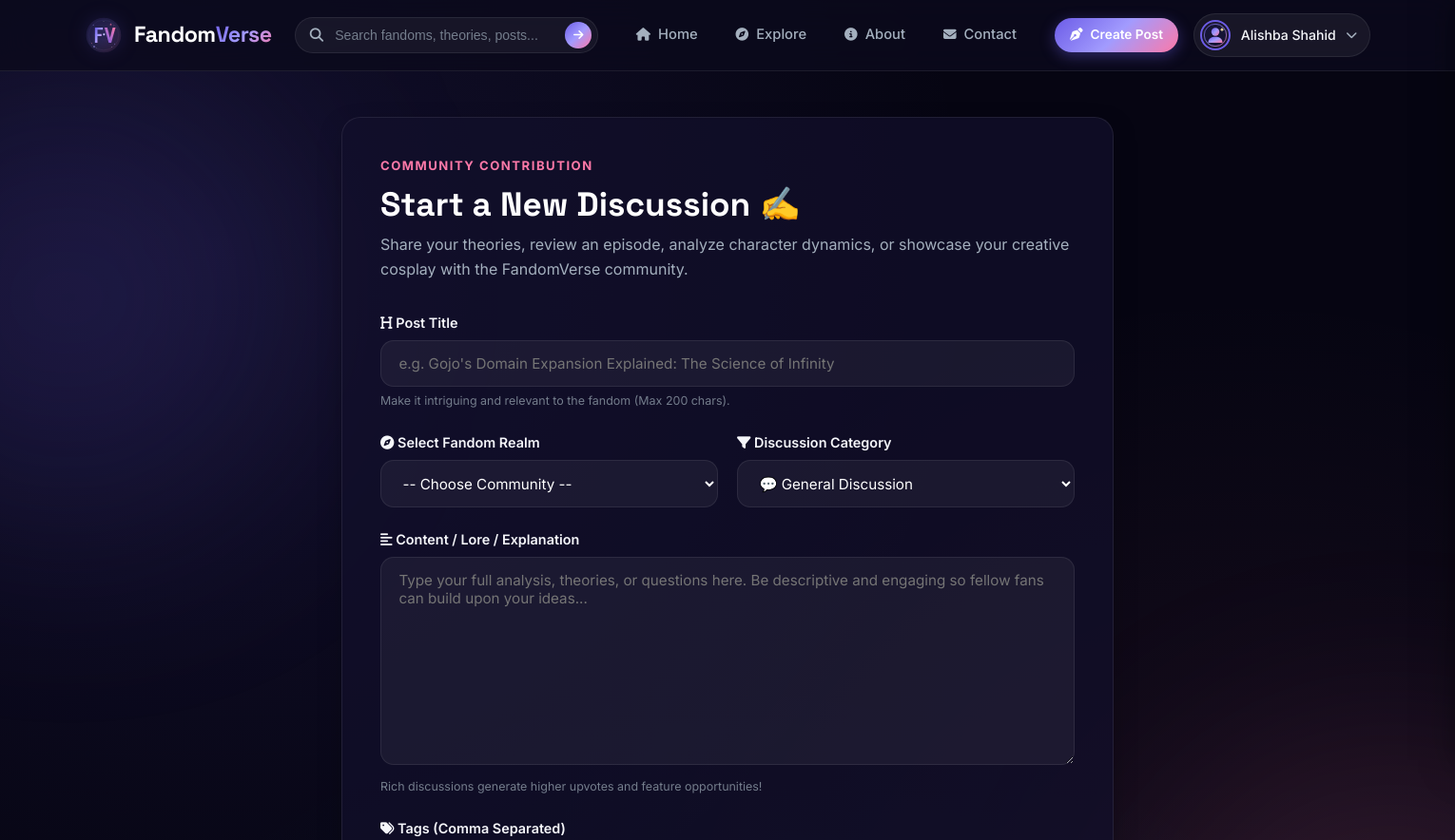
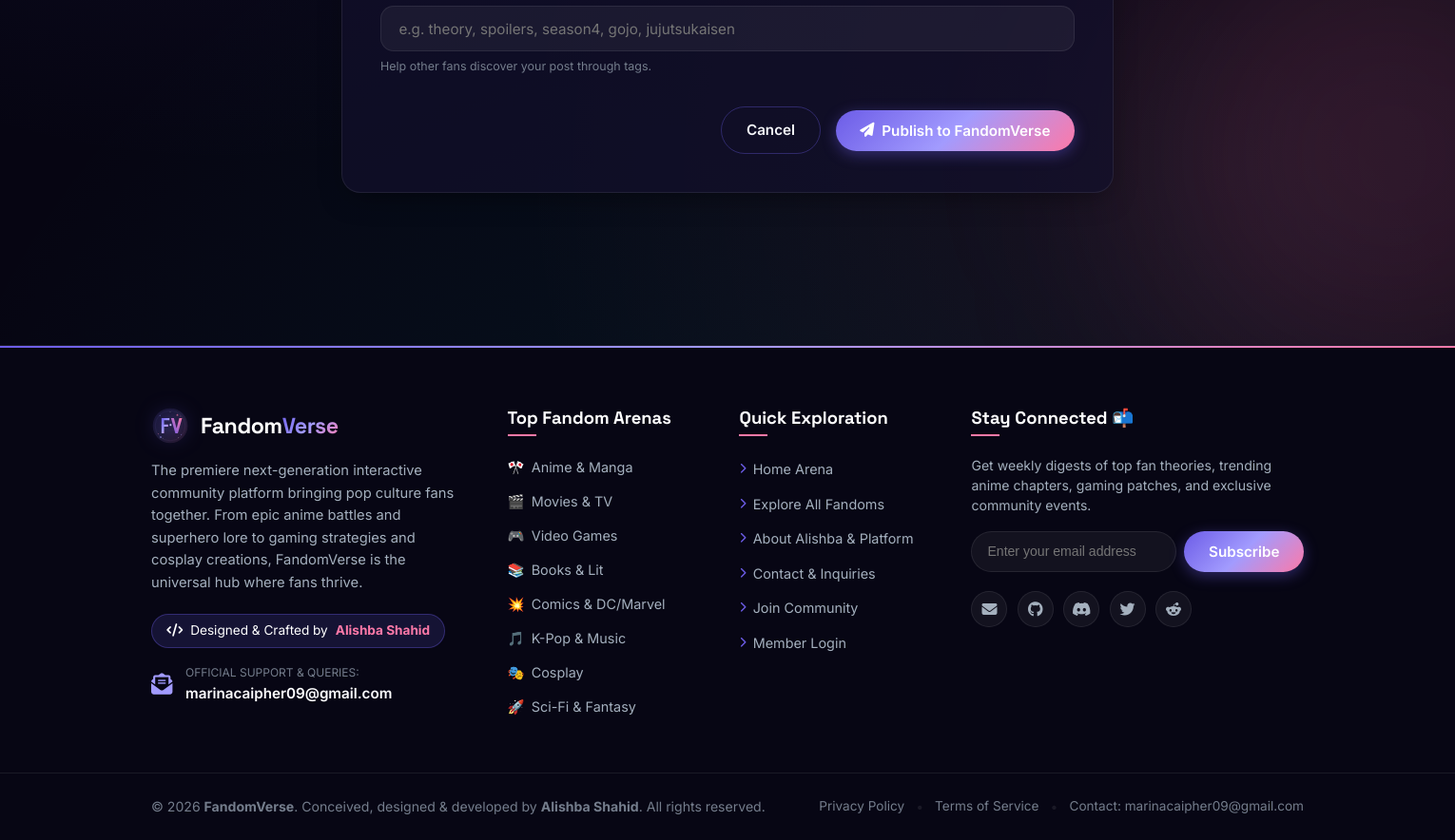
/post/new (signed in), run on the app's committed database (2 pictures, top to bottom).
### app.py (models this page shows, shortened)
class User(UserMixin, db.Model):
    id = db.Column(db.Integer, primary_key=True)
    username = db.Column(db.String(80), unique=True, nullable=False, index=True)
    email = db.Column(db.String(120), unique=True, nullable=False, index=True)
    password_hash = db.Column(db.String(256), nullable=False)
    display_name = db.Column(db.String(100))
    bio = db.Column(db.Text, default='')
    avatar_url = db.Column(db.String(300), default='/static/images/default-avatar.svg')
    role = db.Column(db.String(20), default='member')  # member, moderator, admin
    is_active = db.Column(db.Boolean, default=True)
    created_at = db.Column(db.DateTime, default=datetime.utcnow)
    last_seen = db.Column(db.DateTime, default=datetime.utcnow)
    posts = db.relationship('Post', backref='author', lazy='dynamic', cascade='all, delete-orphan')
    comments = db.relationship('Comment', backref='author', lazy='dynamic', cascade='all, delete-orphan')
    likes = db.relationship('Like', backref='user', lazy='dynamic', cascade='all, delete-orphan')
    joined_fandoms = db.relationship('Fandom', secondary=user_fandoms, backref=db.backref('members', lazy='dynamic'))

class Fandom(db.Model):
    id = db.Column(db.Integer, primary_key=True)
    name = db.Column(db.String(100), unique=True, nullable=False, index=True)
    slug = db.Column(db.String(120), unique=True, nullable=False, index=True)
    description = db.Column(db.Text, nullable=False)
    category = db.Column(db.String(50), nullable=False)  # anime, movies, games, tv, books, comics, music, kpop
    cover_image = db.Column(db.String(300), default='/static/images/default-fandom.svg')
    icon_emoji = db.Column(db.String(10), default='⭐')
    member_count = db.Column(db.Integer, default=0)
    is_featured = db.Column(db.Boolean, default=False)
    created_at = db.Column(db.DateTime, default=datetime.utcnow)
    posts = db.relationship('Post', backref='fandom', lazy='dynamic', cascade='all, delete-orphan')

### app.py (the view, shortened to what this page needs)
@app.route('/post/new', methods=['GET', 'POST'])
@login_required
def create_post():
    fandoms = Fandom.query.order_by(Fandom.name).all()
    return render_template('create_post.html', fandoms=fandoms)

### app.py (called while the page is built)
@login_manager.user_loader
def load_user(user_id):
    return db.session.get(User, int(user_id))

@app.context_processor
def inject_globals():
    categories = [
        {'name': 'Anime & Manga', 'slug': 'anime', 'icon': '🎌', 'color': '#e84393'},
        {'name': 'Movies & TV', 'slug': 'movies', 'icon': '🎬', 'color': '#6c5ce7'},
        {'name': 'Video Games', 'slug': 'games', 'icon': '🎮', 'color': '#00b894'},
        {'name': 'Books & Lit', 'slug': 'books', 'icon': '📚', 'color': '#fdcb6e'},
        {'name': 'Comics & DC/Marvel', 'slug': 'comics', 'icon': '💥', 'color': '#e17055'},
        {'name': 'K-Pop & Music', 'slug': 'kpop', 'icon': '🎵', 'color': '#a29bfe'},
        {'name': 'Cosplay', 'slug': 'cosplay', 'icon': '🎭', 'color': '#fd79a8'},
        {'name': 'Sci-Fi & Fantasy', 'slug': 'scifi', 'icon': '🚀', 'color': '#0984e3'},
    ]
    return dict(
        categories=categories,
        current_year=datetime.utcnow().year,
        site_name='FandomVerse'
    )

### templates/create_post.html (shortened to what this page needs)
{% extends "base.html" %}
{% block content %}
<section class="section-wrapper" style="padding-top: 3rem;">
    <div class="container" style="max-width: 860px;">
        <div style="background: var(--bg-card); border: 1px solid var(--border-glass); border-radius: var(--radius-lg); padding: 2.5rem; box-shadow: var(--shadow-card);">
            <div style="margin-bottom: 2rem;">
                <span class="section-tag">Community Contribution</span>
                <h1 style="font-size: 2.2rem; color: #fff; margin-bottom: 0.5rem;">Start a New Discussion ✍️</h1>
                <p style="color: var(--text-muted); font-size: 1rem;">
                    Share your theories, review an episode, analyze character dynamics, or showcase your creative cosplay with the FandomVerse community.
                </p>
            </div>
            <form action="{{ url_for('create_post') }}" method="POST" id="createPostForm">
                <div class="form-group">
                    <label for="postTitle"><i class="fas fa-heading"></i> Post Title</label>
                    <input type="text" id="postTitle" name="title" placeholder="e.g. Gojo's Domain Expansion Explained: The Science of Infinity" required maxlength="200" value="{{ request.form.get('title', '') }}">
                    <span class="form-hint">Make it intriguing and relevant to the fandom (Max 200 chars).</span>
                </div>
                <div style="display: grid; grid-template-columns: 1fr 1fr; gap: 1.25rem;">
                    <div class="form-group">
                        <label for="fandomSelect"><i class="fas fa-compass"></i> Select Fandom Realm</label>
                        <select id="fandomSelect" name="fandom_id" required>
                            <option value="">-- Choose Community --</option>
                        </select>
                    </div>
                    <div class="form-group">
                        <label for="postTypeSelect"><i class="fas fa-filter"></i> Discussion Category</label>
                        <select id="postTypeSelect" name="post_type" required>
                            <option value="discussion">💬 General Discussion</option>
                        </select>
                    </div>
                </div>
                <div class="form-group">
                    <label for="postContent"><i class="fas fa-align-left"></i> Content / Lore / Explanation</label>
                    <textarea id="postContent" name="content" rows="10" placeholder="Type your full analysis, theories, or questions here. Be descriptive and engaging so fellow fans can build upon your ideas..." required>{{ request.form.get('content', '') }}</textarea>
                    <span class="form-hint">Rich discussions generate higher upvotes and feature opportunities!</span>
                </div>
                <div class="form-group">
                    <label for="postTags"><i class="fas fa-tags"></i> Tags (Comma Separated)</label>
                    <input type="text" id="postTags" name="tags" placeholder="e.g. theory, spoilers, season4, gojo, jujutsukaisen" value="{{ request.form.get('tags', '') }}">
                    <span class="form-hint">Help other fans discover your post through tags.</span>
                </div>
                <div style="display: flex; gap: 1rem; align-items: center; justify-content: flex-end; margin-top: 2rem;">
                    <a href="{{ url_for('home') }}" class="btn btn-outline">Cancel</a>
                    <button type="submit" class="btn btn-gradient glow-btn">
                        <i class="fas fa-paper-plane"></i> Publish to FandomVerse
                    </button>
                </div>
            </form>
        </div>
    </div>
</section>
{% endblock %}

### templates/base.html (shortened to what this page needs)
<!DOCTYPE html>
<html lang="en">
<head>
    <link rel="stylesheet" href="https://cdnjs.cloudflare.com/ajax/libs/font-awesome/6.5.1/css/all.min.css" />
    <link rel="stylesheet" href="{{ url_for('static', filename='css/style.css') }}">
</head>
<body class="fandom-theme">
    <div class="bg-glow bg-glow-1"></div>
    <div class="bg-glow bg-glow-2"></div>
    <header class="site-header" id="mainHeader">
        <div class="header-container">
            <a href="{{ url_for('home') }}" class="brand-logo" aria-label="FandomVerse Home">
                <img src="{{ url_for('static', filename='images/logo.svg') }}" alt="FandomVerse Logo" class="brand-img">
                <span class="brand-text">Fandom<span class="gradient-text">Verse</span></span>
            </a>
            <div class="header-search">
                <form action="{{ url_for('search') }}" method="GET" class="search-form" id="searchForm">
                    <i class="fas fa-search search-icon"></i>
                    <input type="text" name="q" id="globalSearch" placeholder="Search fandoms, theories, posts..." autocomplete="off" value="{{ request.args.get('q', '') }}">
                    <button type="submit" class="search-submit" aria-label="Search"><i class="fas fa-arrow-right"></i></button>
                </form>
            </div>
            <nav class="main-nav">
                <ul class="nav-list">
                    <li class="nav-item">
                        <a href="{{ url_for('home') }}" class="nav-link {% if request.endpoint == 'home' %}active{% endif %}">
                            <i class="fas fa-home"></i> <span>Home</span>
                        </a>
                    </li>
                    <li class="nav-item">
                        <a href="{{ url_for('explore') }}" class="nav-link {% if request.endpoint == 'explore' %}active{% endif %}">
                            <i class="fas fa-compass"></i> <span>Explore</span>
                        </a>
                    </li>
                    <li class="nav-item">
                        <a href="{{ url_for('about') }}" class="nav-link {% if request.endpoint == 'about' %}active{% endif %}">
                            <i class="fas fa-info-circle"></i> <span>About</span>
                        </a>
                    </li>
                    <li class="nav-item">
                        <a href="{{ url_for('contact') }}" class="nav-link {% if request.endpoint == 'contact' %}active{% endif %}">
                            <i class="fas fa-envelope"></i> <span>Contact</span>
                        </a>
                    </li>
                </ul>
            </nav>
            <div class="header-actions">
                {% if current_user.is_authenticated %}
                    <a href="{{ url_for('create_post') }}" class="btn btn-sm btn-gradient create-post-btn">
                        <i class="fas fa-pen-nib"></i> <span>Create Post</span>
                    </a>
                    <div class="user-menu-wrapper" id="userMenuWrapper">
                        <button class="user-menu-btn" id="userMenuBtn" aria-expanded="false">
                            <img src="{{ current_user.avatar_url or url_for('static', filename='images/default-avatar.svg') }}" alt="{{ current_user.display_name or current_user.username }}" class="user-avatar-mini">
                            <span class="user-name-short">{{ current_user.display_name or current_user.username }}</span>
                            <i class="fas fa-chevron-down caret-icon"></i>
                        </button>
                    </div>
                {% else %}
                    <div class="guest-actions">
                        <a href="{{ url_for('login') }}" class="btn btn-outline btn-sm">Log In</a>
                        <a href="{{ url_for('signup') }}" class="btn btn-gradient btn-sm glow-btn">Join Free</a>
                    </div>
                {% endif %}
            </div>
        </div>
    </header>
    <main class="main-content" id="mainContent">
        {% block content %}{% endblock %}
    </main>
    <footer class="site-footer">
        <div class="footer-top-accent"></div>
        <div class="footer-container">
            <div class="footer-col footer-col-brand">
                <a href="{{ url_for('home') }}" class="footer-brand">
                    <img src="{{ url_for('static', filename='images/logo.svg') }}" alt="FandomVerse Logo" class="brand-img">
                    <span class="brand-text">Fandom<span class="gradient-text">Verse</span></span>
                </a>
                <p class="footer-description">
                    The premiere next-generation interactive community platform bringing pop culture fans together. From epic anime battles and superhero lore to gaming strategies and cosplay creations, FandomVerse is the universal hub where fans thrive.
                </p>
                <div class="creator-badge">
                    <i class="fas fa-code"></i> Designed &amp; Crafted by <span class="creator-name">Alishba Shahid</span>
                </div>
                <div class="footer-contact-item mt-3">
                    <i class="fas fa-envelope-open-text contact-icon"></i>
                    <div>
                        <span class="contact-label">Official Support &amp; Queries:</span>
                        <a href="mailto:marinacaipher09@gmail.com" class="contact-value">marinacaipher09@gmail.com</a>
                    </div>
                </div>
            </div>
            <div class="footer-col">
                <h4 class="footer-heading">Top Fandom Arenas</h4>
                <ul class="footer-links">
                    {% for cat in categories %}
                    <li>
                        <a href="{{ url_for('explore', category=cat.slug) }}">
                            <span>{{ cat.icon }}</span> {{ cat.name }}
                        </a>
                    </li>
                    {% endfor %}
                </ul>
            </div>
            <div class="footer-col">
                <h4 class="footer-heading">Quick Exploration</h4>
                <ul class="footer-links">
                    <li><a href="{{ url_for('home') }}"><i class="fas fa-chevron-right link-arrow"></i> Home Arena</a></li>
                    <li><a href="{{ url_for('explore') }}"><i class="fas fa-chevron-right link-arrow"></i> Explore All Fandoms</a></li>
                    <li><a href="{{ url_for('about') }}"><i class="fas fa-chevron-right link-arrow"></i> About Alishba &amp; Platform</a></li>
                    <li><a href="{{ url_for('contact') }}"><i class="fas fa-chevron-right link-arrow"></i> Contact &amp; Inquiries</a></li>
                    <li><a href="{{ url_for('signup') }}"><i class="fas fa-chevron-right link-arrow"></i> Join Community</a></li>
                    <li><a href="{{ url_for('login') }}"><i class="fas fa-chevron-right link-arrow"></i> Member Login</a></li>
                </ul>
            </div>
            <div class="footer-col footer-col-newsletter">
                <h4 class="footer-heading">Stay Connected 📬</h4>
                <p class="newsletter-sub">Get weekly digests of top fan theories, trending anime chapters, gaming patches, and exclusive community events.</p>
                <form action="{{ url_for('newsletter_subscribe') }}" method="POST" class="newsletter-form">
                    <div class="newsletter-input-group">
                        <input type="email" name="email" placeholder="Enter your email address" required autocomplete="email">
                        <button type="submit" class="btn btn-gradient">Subscribe</button>
                    </div>
                </form>
                <div class="footer-socials">
                    <a href="mailto:marinacaipher09@gmail.com" class="social-icon" title="Email Alishba Shahid" aria-label="Email"><i class="fas fa-envelope"></i></a>
                    <a href="https://github.com" target="_blank" rel="noopener noreferrer" class="social-icon" title="GitHub" aria-label="GitHub"><i class="fab fa-github"></i></a>
                    <a href="https://discord.com" target="_blank" rel="noopener noreferrer" class="social-icon" title="Discord Community" aria-label="Discord"><i class="fab fa-discord"></i></a>
                    <a href="https://twitter.com" target="_blank" rel="noopener noreferrer" class="social-icon" title="Twitter" aria-label="Twitter"><i class="fab fa-twitter"></i></a>
                    <a href="https://reddit.com" target="_blank" rel="noopener noreferrer" class="social-icon" title="Reddit" aria-label="Reddit"><i class="fab fa-reddit-alien"></i></a>
                </div>
            </div>
        </div>
        <div class="footer-bottom">
            <div class="footer-bottom-container">
                <p class="copyright-text">
                    &copy; {{ current_year }} <strong>FandomVerse</strong>. Conceived, designed &amp; developed by <strong>Alishba Shahid</strong>. All rights reserved.
                </p>
                <div class="footer-legal-links">
                    <a href="{{ url_for('about') }}">Privacy Policy</a>
                    <span class="sep">•</span>
                    <a href="{{ url_for('about') }}">Terms of Service</a>
                    <span class="sep">•</span>
                    <a href="{{ url_for('contact') }}">Contact: marinacaipher09@gmail.com</a>
                </div>
            </div>
        </div>
    </footer>
</body>
</html>

### data on the page
User: avatar_url (placeholder picture), display_name "Alishba Shahid"
Fandom: icon "🎭", name "Cosplay"

### other printed values
{{ cat.icon }} "🎌" "🎬" "🎮" "📚" "💥" "🎵" "🚀"
{{ cat.name }} "Anime & Manga" "Movies & TV" "Video Games" "Books & Lit" "Comics & DC/Marvel" "K-Pop & Music" "Sci-Fi & Fantasy"
